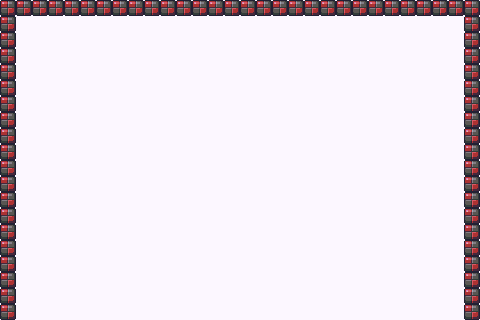

This is a level from a 2D game, rendered from its Tiled map with the project's own tilesets. A one-line summary and the map file follow, with tile-layer data summarised:
An orthogonal 30x20 tile map with 16x16 px tiles, 1 tile layer (Background), 2 tilesets and 1 object (paddle).

<map version="1.0" orientation="orthogonal" width="30" height="20" tilewidth="16" tileheight="16" backgroundcolor="#fcf7ff">
 <tileset firstgid="1" name="tiles" tilewidth="16" tileheight="16">
  <image source="../img/tiles.png" width="80" height="224" />
 </tileset>
 <tileset firstgid="71" name="paddle" tilewidth="16" tileheight="16">
  <image source="../img/paddle.png" width="48" height="16" />
 </tileset>
 <layer name="Background" width="30" height="20">
  <data>[600 cells, 68 non-empty, 1 distinct tile ids]</data>
 </layer>
 <objectgroup color="#00ff00" name="Entities" width="30" height="20">
  <object name="paddle" x="208" y="272" width="48" height="16">
   <properties>
    <property name="image" value="paddle" />
    <property name="spriteheight" value="16" />
    <property name="spritewidth" value="48" />
   </properties>
  </object>
 </objectgroup>
</map>
